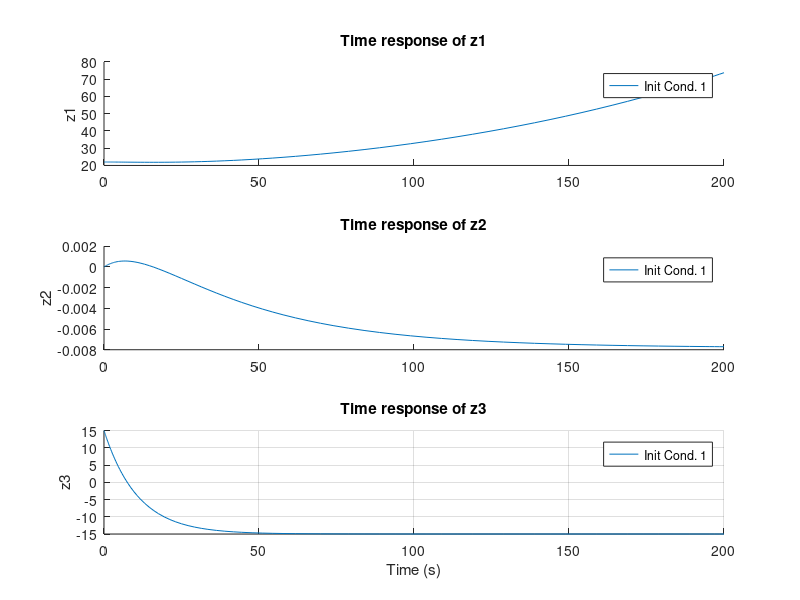

Reproduce this figure in MATLAB.
% Parameters
l1 = 0;
l2 = 0.025;
l3 = 0.000013;
Vl = 12;
m = 5/54;
Gb = 4.5;
Ib = 15;

% Define the input function u(t)
u = @(t) 0; % Constant input, change to any other function as needed

% Define the system of ODEs
odeSystem = @(t, z) [
    -l1*z(1) - z(1)*z(2) - Gb*z(2);  % z1_dot
    -l2*z(2) + l3*z(3);              % z2_dot
    -m*z(3) - m*Ib + (u(t)/Vl)       % z3_dot
];

% Simulation parameters
tspan = [0, 200]; % Time range for simulation
initial_conditions = [ 
    22, 0, 15; % Initial conditions for z1, z2, z3
];

% Solve and plot time responses for z1, z2, and z3
figure;
for i = 1:size(initial_conditions, 1)
    [t, Z] = ode45(odeSystem, tspan, initial_conditions(i, :));
    
    % Plot z1, z2, z3 as functions of time
    subplot(3, 1, 1); % z1 vs time
    hold on;
    plot(t, Z(:, 1), 'DisplayName', ['Init Cond. ', num2str(i)]);
    ylabel('z1');
    title('Time response of z1');
    legend show;
    
    subplot(3, 1, 2); % z2 vs time
    hold on;
    plot(t, Z(:, 2), 'DisplayName', ['Init Cond. ', num2str(i)]);
    ylabel('z2');
    title('Time response of z2');
    legend show;

    subplot(3, 1, 3); % z3 vs time
    hold on;
    plot(t, Z(:, 3), 'DisplayName', ['Init Cond. ', num2str(i)]);
    ylabel('z3');
    xlabel('Time (s)');
    title('Time response of z3');
    legend show;
end

grid on;
